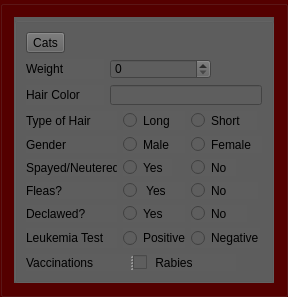
       <widget class="QGroupBox" name="groupBox_3">
        <property name="geometry">
         <rect>
          <x>30</x>
          <y>60</y>
          <width>272</width>
          <height>275</height>
         </rect>
        </property>
        <property name="styleSheet">
         <string notr="true">background-color: rgb(85, 0, 0);</string>
        </property>
        <property name="title">
         <string/>
        </property>
        <layout class="QGridLayout" name="gridLayout_2">
         <item row="0" column="0">
          <widget class="QGroupBox" name="groupBox4">
           <property name="styleSheet">
            <string notr="true">background-color: rgb(94, 94, 94);</string>
           </property>
           <layout class="QVBoxLayout" name="verticalLayout_12">
            <item>
             <widget class="QToolButton" name="toolButton_2">
              <property name="text">
               <string>Cats</string>
              </property>
             </widget>
            </item>
            <item>
             <layout class="QHBoxLayout" name="horizontalLayout_4">
              <item>
               <layout class="QVBoxLayout" name="verticalLayout_11">
                <item>
                 <widget class="QLabel" name="label_16">
                  <property name="minimumSize">
                   <size>
                    <width>0</width>
                    <height>20</height>
                   </size>
                  </property>
                  <property name="maximumSize">
                   <size>
                    <width>102</width>
                    <height>20</height>
                   </size>
                  </property>
                  <property name="text">
                   <string>Weight</string>
                  </property>
                 </widget>
                </item>
                <item>
                 <widget class="QLabel" name="label_14">
                  <property name="minimumSize">
                   <size>
                    <width>47</width>
                    <height>20</height>
                   </size>
                  </property>
                  <property name="text">
                   <string>Hair Color</string>
                  </property>
                 </widget>
                </item>
               </layout>
              </item>
              <item>
               <layout class="QVBoxLayout" name="verticalLayout_10">
                <item>
                 <widget class="QSpinBox" name="DogWeight_2">
                  <property name="minimumSize">
                   <size>
                    <width>86</width>
                    <height>20</height>
                   </size>
                  </property>
                  <property name="maximumSize">
                   <size>
                    <width>101</width>
                    <height>20</height>
                   </size>
                  </property>
                 </widget>
                </item>
                <item>
                 <widget class="QLineEdit" name="lineEdit_2">
                  <property name="minimumSize">
                   <size>
                    <width>128</width>
                    <height>20</height>
                   </size>
                  </property>
                  <property name="maximumSize">
                   <size>
                    <width>152</width>
                    <height>20</height>
                   </size>
                  </property>
                 </widget>
                </item>
               </layout>
              </item>
             </layout>
            </item>
            <item>
             <layout class="QHBoxLayout" name="horizontalLayout_5">
              <item>
               <layout class="QVBoxLayout" name="verticalLayout_9">
                <item>
                 <widget class="QLabel" name="label_13">
                  <property name="minimumSize">
                   <size>
                    <width>58</width>
                    <height>19</height>
                   </size>
                  </property>
                  <property name="text">
                   <string>Type of Hair</string>
                  </property>
                 </widget>
                </item>
                <item>
                 <layout class="QVBoxLayout" name="verticalLayout_7">
                  <item>
                   <widget class="QLabel" name="label_12">
                    <property name="minimumSize">
                     <size>
                      <width>44</width>
                      <height>17</height>
                     </size>
                    </property>
                    <property name="text">
                     <string>Gender</string>
                    </property>
                   </widget>
                  </item>
                  <item>
                   <widget class="QLabel" name="label_17">
                    <property name="minimumSize">
                     <size>
                      <width>91</width>
                      <height>17</height>
                     </size>
                    </property>
                    <property name="maximumSize">
                     <size>
                      <width>107</width>
                      <height>17</height>
                     </size>
                    </property>
                    <property name="text">
                     <string>Spayed/Neutered</string>
                    </property>
                   </widget>
                  </item>
                  <item>
                   <widget class="QLabel" name="label_15">
                    <property name="minimumSize">
                     <size>
                      <width>36</width>
                      <height>17</height>
                     </size>
                    </property>
                    <property name="text">
                     <string>Fleas?</string>
                    </property>
                   </widget>
                  </item>
                  <item>
                   <widget class="QLabel" name="label_18">
                    <property name="minimumSize">
                     <size>
                      <width>64</width>
                      <height>17</height>
                     </size>
                    </property>
                    <property name="text">
                     <string>Declawed?</string>
                    </property>
                   </widget>
                  </item>
                  <item>
                   <widget class="QLabel" name="label_19">
                    <property name="minimumSize">
                     <size>
                      <width>70</width>
                      <height>20</height>
                     </size>
                    </property>
                    <property name="text">
                     <string>Leukemia Test</string>
                    </property>
                   </widget>
                  </item>
                 </layout>
                </item>
               </layout>
              </item>
              <item>
               <layout class="QVBoxLayout" name="verticalLayout_8">
                <item>
                 <layout class="QVBoxLayout" name="verticalLayout_6">
                  <item>
                   <widget class="QRadioButton" name="radioButton_13">
                    <property name="minimumSize">
                     <size>
                      <width>0</width>
                      <height>19</height>
                     </size>
                    </property>
                    <property name="maximumSize">
                     <size>
                      <width>65</width>
                      <height>19</height>
                     </size>
                    </property>
                    <property name="text">
                     <string>Long</string>
                    </property>
                   </widget>
                  </item>
                  <item>
                   <widget class="QRadioButton" name="radioButton_11">
                    <property name="minimumSize">
                     <size>
                      <width>56</width>
                      <height>17</height>
                     </size>
                    </property>
                    <property name="maximumSize">
                     <size>
                      <width>66</width>
                      <height>17</height>
                     </size>
                    </property>
                    <property name="text">
                     <string>Male</string>
                    </property>
                   </widget>
                  </item>
                  <item>
                   <widget class="QRadioButton" name="radioButton_17">
                    <property name="minimumSize">
                     <size>
                      <width>42</width>
                      <height>17</height>
                     </size>
                    </property>
                    <property name="maximumSize">
                     <size>
                      <width>49</width>
                      <height>17</height>
                     </size>
                    </property>
                    <property name="text">
                     <string>Yes</string>
                    </property>
                   </widget>
                  </item>
                  <item>
                   <widget class="QRadioButton" name="radioButton_15">
                    <property name="minimumSize">
                     <size>
                      <width>51</width>
                      <height>17</height>
                     </size>
                    </property>
                    <property name="maximumSize">
                     <size>
                      <width>78</width>
                      <height>17</height>
                     </size>
                    </property>
                    <property name="text">
                     <string> Yes</string>
                    </property>
                   </widget>
                  </item>
                  <item>
                   <widget class="QRadioButton" name="radioButton_19">
                    <property name="minimumSize">
                     <size>
                      <width>52</width>
                      <height>17</height>
                     </size>
                    </property>
                    <property name="maximumSize">
                     <size>
                      <width>66</width>
                      <height>17</height>
                     </size>
                    </property>
                    <property name="text">
                     <string>Yes </string>
                    </property>
                   </widget>
                  </item>
                  <item>
                   <widget class="QRadioButton" name="radioButton_21">
                    <property name="minimumSize">
                     <size>
                      <width>62</width>
                      <height>20</height>
                     </size>
                    </property>
                    <property name="maximumSize">
                     <size>
                      <width>62</width>
                      <height>20</height>
                     </size>
                    </property>
                    <property name="text">
                     <string>Positive</string>
                    </property>
                   </widget>
                  </item>
                 </layout>
                </item>
               </layout>
              </item>
              <item>
               <layout class="QVBoxLayout" name="verticalLayout">
                <item>
                 <widget class="QRadioButton" name="radioButton_14">
                  <property name="minimumSize">
                   <size>
                    <width>0</width>
                    <height>19</height>
                   </size>
                  </property>
                  <property name="maximumSize">
                   <size>
                    <width>66</width>
                    <height>19</height>
                   </size>
                  </property>
                  <property name="text">
                   <string>Short</string>
                  </property>
                 </widget>
                </item>
                <item>
                 <widget class="QRadioButton" name="radioButton_12">
                  <property name="minimumSize">
                   <size>
                    <width>71</width>
                    <height>17</height>
                   </size>
                  </property>
                  <property name="maximumSize">
                   <size>
                    <width>84</width>
                    <height>17</height>
                   </size>
                  </property>
                  <property name="text">
                   <string>Female</string>
                  </property>
                 </widget>
                </item>
                <item>
                 <widget class="QRadioButton" name="radioButton_18">
                  <property name="minimumSize">
                   <size>
                    <width>38</width>
                    <height>17</height>
                   </size>
                  </property>
                  <property name="maximumSize">
                   <size>
                    <width>45</width>
                    <height>17</height>
                   </size>
                  </property>
                  <property name="text">
                   <string>No</string>
                  </property>
                 </widget>
                </item>
                <item>
                 <widget class="QRadioButton" name="radioButton_16">
                  <property name="minimumSize">
                   <size>
                    <width>44</width>
                    <height>17</height>
                   </size>
                  </property>
                  <property name="maximumSize">
                   <size>
                    <width>67</width>
                    <height>17</height>
                   </size>
                  </property>
                  <property name="text">
                   <string>No</string>
                  </property>
                 </widget>
                </item>
                <item>
                 <widget class="QRadioButton" name="radioButton_20">
                  <property name="minimumSize">
                   <size>
                    <width>45</width>
                    <height>17</height>
                   </size>
                  </property>
                  <property name="maximumSize">
                   <size>
                    <width>56</width>
                    <height>17</height>
                   </size>
                  </property>
                  <property name="text">
                   <string>No</string>
                  </property>
                 </widget>
                </item>
                <item>
                 <widget class="QRadioButton" name="radioButton_22">
                  <property name="minimumSize">
                   <size>
                    <width>69</width>
                    <height>20</height>
                   </size>
                  </property>
                  <property name="maximumSize">
                   <size>
                    <width>69</width>
                    <height>20</height>
                   </size>
                  </property>
                  <property name="text">
                   <string>Negative</string>
                  </property>
                 </widget>
                </item>
               </layout>
              </item>
             </layout>
            </item>
            <item>
             <widget class="QSplitter" name="splitter_26">
              <property name="minimumSize">
               <size>
                <width>0</width>
                <height>17</height>
               </size>
              </property>
              <property name="maximumSize">
               <size>
                <width>211</width>
                <height>17</height>
               </size>
              </property>
              <property name="orientation">
               <enum>Qt::Horizontal</enum>
              </property>
              <widget class="QLabel" name="label_20">
               <property name="minimumSize">
                <size>
                 <width>0</width>
                 <height>17</height>
                </size>
               </property>
               <property name="maximumSize">
                <size>
                 <width>103</width>
                 <height>17</height>
                </size>
               </property>
               <property name="text">
                <string>Vaccinations</string>
               </property>
              </widget>
              <widget class="QCheckBox" name="checkBox_4">
               <property name="minimumSize">
                <size>
                 <width>0</width>
                 <height>17</height>
                </size>
               </property>
               <property name="maximumSize">
                <size>
                 <width>103</width>
                 <height>17</height>
                </size>
               </property>
               <property name="text">
                <string> Rabies</string>
               </property>
              </widget>
             </widget>
            </item>
           </layout>
          </widget>
         </item>
        </layout>
       </widget>
